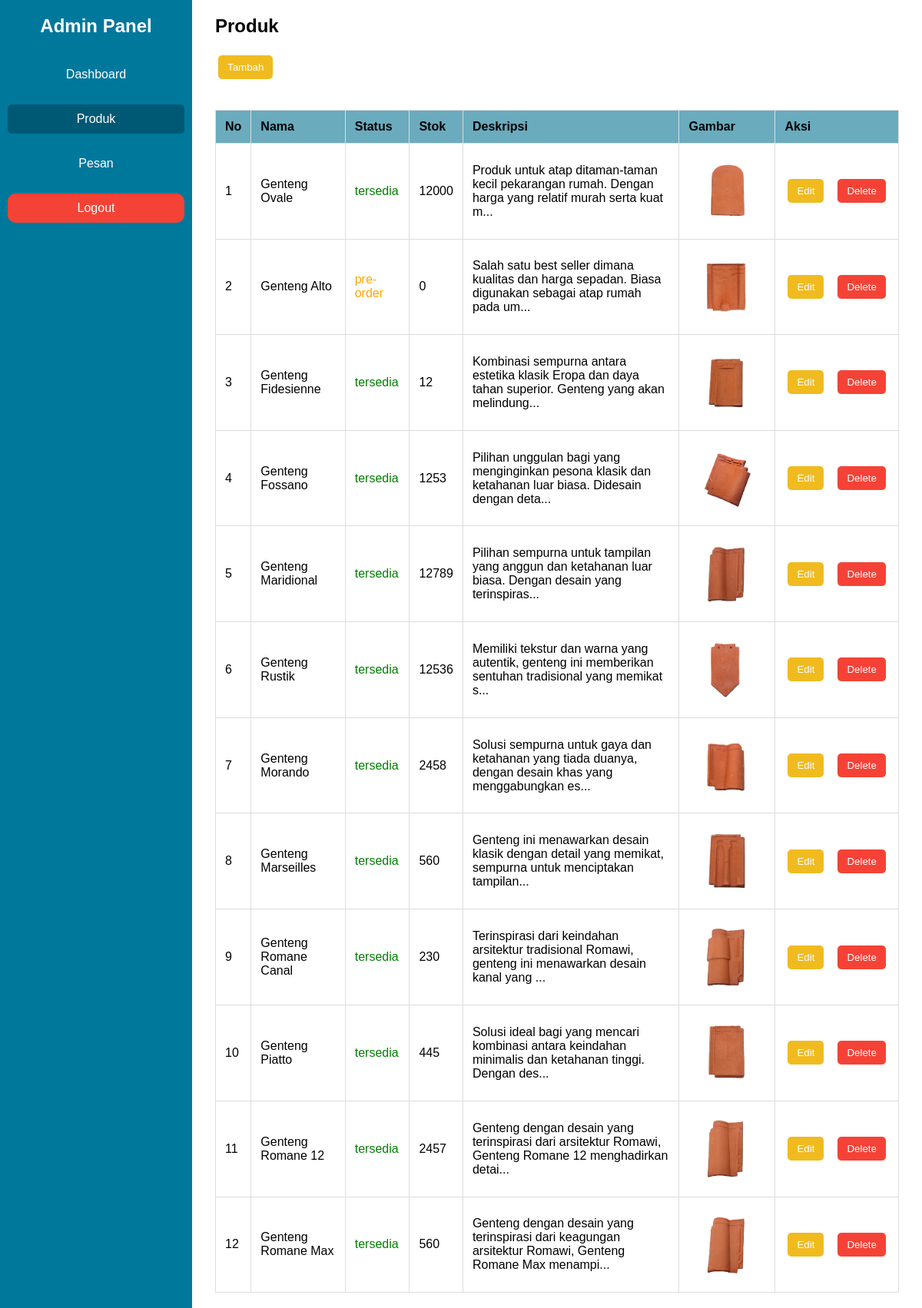
The app's page /admin/produk.php with its own data.
### tables this page shows
CREATE TABLE `produk` (
  `id` int(10) NOT NULL,
  `nama_produk` varchar(50) NOT NULL,
  `deskripsi` text NOT NULL,
  `panjang` decimal(10,2) DEFAULT NULL,
  `lebar` decimal(10,2) DEFAULT NULL,
  `jarak` decimal(10,2) DEFAULT NULL,
  `berat` decimal(10,2) DEFAULT NULL,
  `sudutmiring` decimal(10,2) DEFAULT NULL,
  `gambar` varchar(200) NOT NULL,
  `harga` int(11) NOT NULL,
  `status` enum('tersedia','pre-order') NOT NULL,
  `stok` int(11) NOT NULL,
  `kategori` varchar(100) NOT NULL,
  `gambar2` varchar(255) DEFAULT NULL,
  `gambar3` varchar(255) DEFAULT NULL
);

### admin/produk.php (the view, shortened to what this page needs)
<!DOCTYPE html>
<html lang="en">
<head>
    <link rel="stylesheet" href="admin.css">
</head>
<body>
    <div class="sidebar">
        <h2>Admin Panel</h2>
        <ul>
            <li><a href="index.php">Dashboard</a></li>
            <li><a href="produk.php" class="active">Produk</a></li>
            <li><a href="pesan.php">Pesan</a></li>
            <li><a class="logout" href="../logout.php">Logout</a></li>
        </ul>
    </div>
    <div class="content" style="padding: 20px 30px 20px 30px;">
        <h2>Produk</h2>
        <button class="tambah"><a href="tambah_produk.php">Tambah</a></button>
        <table>
                <th>No</th>
                <th>Nama</th>
                <th>Status</th>
                <th>Stok</th>
                <th>Deskripsi</th>
                <th>Gambar</th>
                <th>Aksi</th>
            <?php
            include 'koneksi.php';
            $query = "SELECT * FROM produk";
            $result = mysqli_query($conn, $query);
            $no = 1;
            while ($row = mysqli_fetch_assoc($result)) {
                $status_color = ($row['status'] == "tersedia") ? "#008000" : "#FFA500";
                $deskripsi = $row['deskripsi'];
                if (strlen($deskripsi) > 100) {
                    $deskripsi = substr($deskripsi, 0, 100) . "...";
                }
                echo "<tr>";
                echo "<td>" . $no . "</td>";
                echo "<td>" . $row['nama_produk'] . "</td>";
                echo "<td style='color: $status_color;'>" . $row['status'] . "</td>";
                echo "<td>" . $row['stok'] . "</td>";
                echo "<td>" . $deskripsi . "</td>";
                echo "<td><img src='" . $row['gambar'] . "' alt='" . $row['nama_produk'] . "'></td>";
                echo "<td>";
                echo "<div class='aksi-buttons'>";
                echo "<button class='edit'><a href='edit_produk.php?id=" . $row['id'] . "'>Edit</a></button>";
                echo "<button class='delete'><a href='hapus_produk.php?id=" . $row['id'] . "' onclick='return confirm(\"Apakah Anda yakin ingin menghapus produk ini?\");'>Delete</a></button>";
                echo "</div>";
                echo "</td>";
                echo "</tr>";
                $no++;
            }
            ?>
        </table>
    </div>
</body>
</html>

### admin/admin.css (style rules this page uses)
body { font-family: "Poppins", sans-serif; margin: 0; display: flex; }
button { background-color: #f0bb1f; color:white; }
.sidebar { height: 100%; width: 250px; position: fixed; top: 0; left: 0; background-color: #00789c; padding-top: 20px; color: #fff; }
.sidebar h2 { text-align: center; }
.sidebar ul { list-style-type: none; padding: 0; margin: 0; }
.sidebar ul li { padding: 10px; text-align: center; }
.sidebar ul li a { color: #fff; text-decoration: none; display: block; padding: 10px; border-radius: 5px; transition: background-color 0.3s; }
.sidebar ul li a[class="logout"] { color: #fff; text-decoration: none; display: block; padding: 10px; border-radius: 10px; background-color: #f44336; transition: background-color 0.3s; }
.sidebar ul li a:hover, .sidebar ul li a.active { background-color: #005974; }
.content { margin-left: 250px; padding: 20px; width: calc(100% - 250px); text-align: justify; }
h2 { margin-top: 0; }
table { width: 100%; border-collapse: collapse; margin-top: 20px; }
table th, table td { padding: 12px; text-align: left; border: 1px solid #ddd; }
table th { background-color: #6aabbe; }
table td img { max-width: 100px; height: auto; display: block; }
button { padding: 8px 12px; margin: 4px; border: none; border-radius: 5px; cursor: pointer; transition: background-color 0.3s; }
.tambah { background-color: #f0bb1f; color: white; margin-bottom: 20px; }
.tambah a { color: white; text-decoration: none; }
.edit { background-color: #f0bb1f; color: white; }
.delete { background-color: #f44336; color: white; }
.aksi-buttons { display: flex; gap: 10px; }
.aksi-buttons a { color: white; text-decoration: none; }

### records on screen
produk: nama_produk "Genteng Ovale", status "tersedia", stok "12000", deskripsi "Produk untuk atap ditaman-taman kecil pekarangan rumah. Dengan harga yang relatif murah serta kuat m...", gambar (picture)
produk: nama_produk "Genteng Alto", status "pre-order", stok "0", deskripsi "Salah satu best seller dimana kualitas dan harga sepadan. Biasa digunakan sebagai atap rumah pada um...", gambar (picture)
produk: nama_produk "Genteng Fidesienne", status "tersedia", stok "12", deskripsi "Kombinasi sempurna antara estetika klasik Eropa dan daya tahan superior. Genteng yang akan melindung...", gambar (picture)
produk: nama_produk "Genteng Fossano", status "tersedia", stok "1253", deskripsi "Pilihan unggulan bagi yang menginginkan pesona klasik dan ketahanan luar biasa. Didesain dengan deta...", gambar (picture)
produk: nama_produk "Genteng Maridional", status "tersedia", stok "12789", deskripsi "Pilihan sempurna untuk tampilan yang anggun dan ketahanan luar biasa. Dengan desain yang terinspiras...", gambar (picture)
produk: nama_produk "Genteng Rustik", status "tersedia", stok "12536", deskripsi "Memiliki tekstur dan warna yang autentik, genteng ini memberikan sentuhan tradisional yang memikat s...", gambar (picture)
produk: nama_produk "Genteng Morando", status "tersedia", stok "2458", deskripsi "Solusi sempurna untuk gaya dan ketahanan yang tiada duanya, dengan desain khas yang menggabungkan es...", gambar (picture)
produk: nama_produk "Genteng Marseilles", status "tersedia", stok "560", deskripsi "Genteng ini menawarkan desain klasik dengan detail yang memikat, sempurna untuk menciptakan tampilan...", gambar (picture)
produk: nama_produk "Genteng Romane Canal", status "tersedia", stok "230", deskripsi "Terinspirasi dari keindahan arsitektur tradisional Romawi, genteng ini menawarkan desain kanal yang ...", gambar (picture)
produk: nama_produk "Genteng Piatto", status "tersedia", stok "445", deskripsi "Solusi ideal bagi yang mencari kombinasi antara keindahan minimalis dan ketahanan tinggi. Dengan des...", gambar (picture)
produk: nama_produk "Genteng Romane 12", status "tersedia", stok "2457", deskripsi "Genteng dengan desain yang terinspirasi dari arsitektur Romawi, Genteng Romane 12 menghadirkan detai...", gambar (picture)
produk: nama_produk "Genteng Romane Max", status "tersedia", stok "560", deskripsi "Genteng dengan desain yang terinspirasi dari keagungan arsitektur Romawi, Genteng Romane Max menampi...", gambar (picture)
